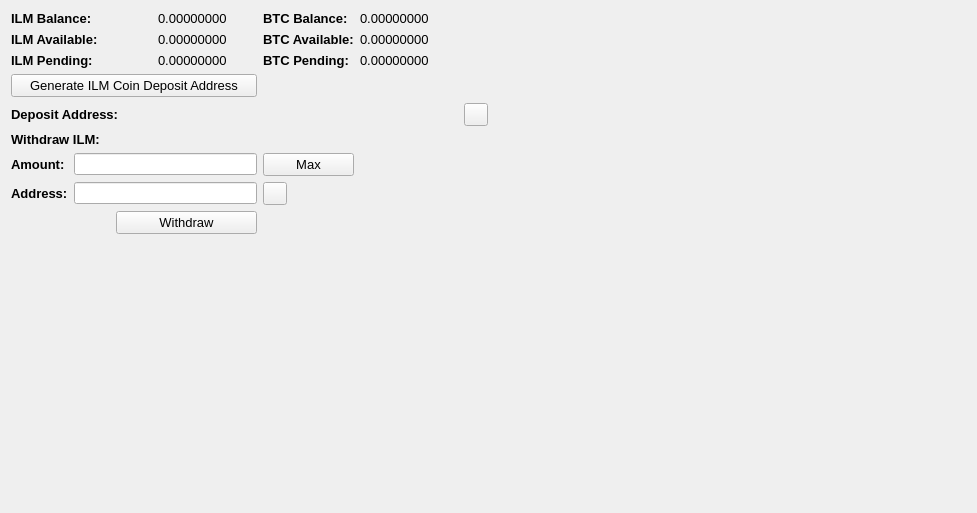
     <widget class="QWidget" name="BalanceTab">
      <attribute name="title">
       <string>Balance</string>
      </attribute>
      <layout class="QGridLayout" name="gridLayout_2">
       <item row="0" column="0" colspan="2">
        <widget class="QLabel" name="label_11">
         <property name="font">
          <font>
           <pointsize>10</pointsize>
           <weight>75</weight>
           <bold>true</bold>
          </font>
         </property>
         <property name="text">
          <string>ILM Balance:</string>
         </property>
        </widget>
       </item>
       <item row="0" column="3">
        <widget class="QLabel" name="HMBalanceLabel">
         <property name="font">
          <font>
           <pointsize>10</pointsize>
          </font>
         </property>
         <property name="text">
          <string>0.00000000</string>
         </property>
         <property name="textInteractionFlags">
          <set>Qt::LinksAccessibleByMouse|Qt::TextSelectableByMouse</set>
         </property>
        </widget>
       </item>
       <item row="0" column="4">
        <widget class="QLabel" name="label_12">
         <property name="font">
          <font>
           <pointsize>10</pointsize>
           <weight>75</weight>
           <bold>true</bold>
          </font>
         </property>
         <property name="text">
          <string>BTC Balance:</string>
         </property>
        </widget>
       </item>
       <item row="0" column="5">
        <widget class="QLabel" name="BitcoinBalanceLabel">
         <property name="font">
          <font>
           <pointsize>10</pointsize>
          </font>
         </property>
         <property name="text">
          <string>0.00000000</string>
         </property>
         <property name="textInteractionFlags">
          <set>Qt::LinksAccessibleByMouse|Qt::TextSelectableByMouse</set>
         </property>
        </widget>
       </item>
       <item row="0" column="7" rowspan="10">
        <spacer name="horizontalSpacer_4">
         <property name="orientation">
          <enum>Qt::Horizontal</enum>
         </property>
         <property name="sizeHint" stdset="0">
          <size>
           <width>478</width>
           <height>488</height>
          </size>
         </property>
        </spacer>
       </item>
       <item row="1" column="0" colspan="2">
        <widget class="QLabel" name="label_13">
         <property name="font">
          <font>
           <pointsize>10</pointsize>
           <weight>75</weight>
           <bold>true</bold>
          </font>
         </property>
         <property name="text">
          <string>ILM Available:</string>
         </property>
        </widget>
       </item>
       <item row="1" column="3">
        <widget class="QLabel" name="HMAvailableLabel_2">
         <property name="font">
          <font>
           <pointsize>10</pointsize>
          </font>
         </property>
         <property name="text">
          <string>0.00000000</string>
         </property>
         <property name="textInteractionFlags">
          <set>Qt::LinksAccessibleByMouse|Qt::TextSelectableByMouse</set>
         </property>
        </widget>
       </item>
       <item row="1" column="4">
        <widget class="QLabel" name="label_15">
         <property name="font">
          <font>
           <pointsize>10</pointsize>
           <weight>75</weight>
           <bold>true</bold>
          </font>
         </property>
         <property name="text">
          <string>BTC Available:</string>
         </property>
        </widget>
       </item>
       <item row="1" column="5">
        <widget class="QLabel" name="BitcoinAvailableLabel">
         <property name="font">
          <font>
           <pointsize>10</pointsize>
          </font>
         </property>
         <property name="text">
          <string>0.00000000</string>
         </property>
         <property name="textInteractionFlags">
          <set>Qt::LinksAccessibleByMouse|Qt::TextSelectableByMouse</set>
         </property>
        </widget>
       </item>
       <item row="2" column="0" colspan="2">
        <widget class="QLabel" name="label_14">
         <property name="font">
          <font>
           <pointsize>10</pointsize>
           <weight>75</weight>
           <bold>true</bold>
          </font>
         </property>
         <property name="text">
          <string>ILM Pending:</string>
         </property>
        </widget>
       </item>
       <item row="2" column="3">
        <widget class="QLabel" name="HMPendingLabel">
         <property name="font">
          <font>
           <pointsize>10</pointsize>
          </font>
         </property>
         <property name="text">
          <string>0.00000000</string>
         </property>
         <property name="textInteractionFlags">
          <set>Qt::LinksAccessibleByMouse|Qt::TextSelectableByMouse</set>
         </property>
        </widget>
       </item>
       <item row="2" column="4">
        <widget class="QLabel" name="label_31">
         <property name="font">
          <font>
           <pointsize>10</pointsize>
           <weight>75</weight>
           <bold>true</bold>
          </font>
         </property>
         <property name="text">
          <string>BTC Pending:</string>
         </property>
        </widget>
       </item>
       <item row="2" column="5">
        <widget class="QLabel" name="BitcoinPendingLabel">
         <property name="font">
          <font>
           <pointsize>10</pointsize>
          </font>
         </property>
         <property name="text">
          <string>0.00000000</string>
         </property>
         <property name="textInteractionFlags">
          <set>Qt::LinksAccessibleByMouse|Qt::TextSelectableByMouse</set>
         </property>
        </widget>
       </item>
       <item row="3" column="0" colspan="4">
        <widget class="QPushButton" name="GenDepositBTN">
         <property name="font">
          <font>
           <pointsize>10</pointsize>
          </font>
         </property>
         <property name="text">
          <string>Generate ILM Coin Deposit Address</string>
         </property>
        </widget>
       </item>
       <item row="4" column="0" colspan="3">
        <widget class="QLabel" name="label_33">
         <property name="font">
          <font>
           <pointsize>10</pointsize>
           <weight>75</weight>
           <bold>true</bold>
          </font>
         </property>
         <property name="text">
          <string>Deposit Address:</string>
         </property>
        </widget>
       </item>
       <item row="4" column="3" colspan="3">
        <widget class="QLabel" name="DepositAddressLabel">
         <property name="minimumSize">
          <size>
           <width>300</width>
           <height>0</height>
          </size>
         </property>
         <property name="palette">
          <palette>
           <active>
            <colorrole role="WindowText">
             <brush brushstyle="SolidPattern">
              <color alpha="255">
               <red>0</red>
               <green>0</green>
               <blue>0</blue>
              </color>
             </brush>
            </colorrole>
            <colorrole role="Text">
             <brush brushstyle="SolidPattern">
              <color alpha="255">
               <red>0</red>
               <green>0</green>
               <blue>255</blue>
              </color>
             </brush>
            </colorrole>
           </active>
           <inactive>
            <colorrole role="WindowText">
             <brush brushstyle="SolidPattern">
              <color alpha="255">
               <red>0</red>
               <green>0</green>
               <blue>0</blue>
              </color>
             </brush>
            </colorrole>
            <colorrole role="Text">
             <brush brushstyle="SolidPattern">
              <color alpha="255">
               <red>0</red>
               <green>0</green>
               <blue>255</blue>
              </color>
             </brush>
            </colorrole>
           </inactive>
           <disabled>
            <colorrole role="WindowText">
             <brush brushstyle="SolidPattern">
              <color alpha="255">
               <red>120</red>
               <green>120</green>
               <blue>120</blue>
              </color>
             </brush>
            </colorrole>
            <colorrole role="Text">
             <brush brushstyle="SolidPattern">
              <color alpha="255">
               <red>120</red>
               <green>120</green>
               <blue>120</blue>
              </color>
             </brush>
            </colorrole>
           </disabled>
          </palette>
         </property>
         <property name="font">
          <font>
           <pointsize>10</pointsize>
           <weight>75</weight>
           <bold>true</bold>
          </font>
         </property>
         <property name="text">
          <string/>
         </property>
         <property name="alignment">
          <set>Qt::AlignRight|Qt::AlignTrailing|Qt::AlignVCenter</set>
         </property>
         <property name="textInteractionFlags">
          <set>Qt::LinksAccessibleByMouse|Qt::TextSelectableByKeyboard|Qt::TextSelectableByMouse</set>
         </property>
        </widget>
       </item>
       <item row="4" column="6">
        <widget class="QToolButton" name="DepositCopyButton">
         <property name="toolTip">
          <string>Copy to clipboard</string>
         </property>
         <property name="text">
          <string/>
         </property>
         <property name="icon">
          <iconset resource="../bitcoin.qrc">
           <normaloff>:/icons/editcopy</normaloff>:/icons/editcopy</iconset>
         </property>
         <property name="shortcut">
          <string>Alt+P</string>
         </property>
        </widget>
       </item>
       <item row="5" column="0" colspan="2">
        <widget class="QLabel" name="label_34">
         <property name="font">
          <font>
           <pointsize>10</pointsize>
           <weight>75</weight>
           <bold>true</bold>
          </font>
         </property>
         <property name="text">
          <string>Withdraw ILM:</string>
         </property>
        </widget>
       </item>
       <item row="6" column="0">
        <widget class="QLabel" name="label_26">
         <property name="font">
          <font>
           <pointsize>10</pointsize>
           <weight>75</weight>
           <bold>true</bold>
          </font>
         </property>
         <property name="text">
          <string>Amount:</string>
         </property>
        </widget>
       </item>
       <item row="6" column="1" colspan="3">
        <widget class="QLineEdit" name="WithdrawUnitsInput">
         <property name="font">
          <font>
           <pointsize>9</pointsize>
           <weight>75</weight>
           <bold>true</bold>
          </font>
         </property>
         <property name="text">
          <string/>
         </property>
        </widget>
       </item>
       <item row="6" column="4">
        <widget class="QPushButton" name="Withdraw_Max_Amount">
         <property name="font">
          <font>
           <pointsize>10</pointsize>
          </font>
         </property>
         <property name="text">
          <string>Max</string>
         </property>
        </widget>
       </item>
       <item row="7" column="0">
        <widget class="QLabel" name="label_10">
         <property name="font">
          <font>
           <pointsize>10</pointsize>
           <weight>75</weight>
           <bold>true</bold>
          </font>
         </property>
         <property name="text">
          <string>Address:</string>
         </property>
        </widget>
       </item>
       <item row="7" column="1" colspan="3">
        <widget class="QLineEdit" name="WithdrawAddress">
         <property name="font">
          <font>
           <pointsize>9</pointsize>
           <weight>75</weight>
           <bold>true</bold>
          </font>
         </property>
        </widget>
       </item>
       <item row="7" column="4">
        <widget class="QToolButton" name="WithdrawPasteButton">
         <property name="toolTip">
          <string>Paste from clipboard</string>
         </property>
         <property name="text">
          <string/>
         </property>
         <property name="icon">
          <iconset resource="../bitcoin.qrc">
           <normaloff>:/icons/editpaste</normaloff>:/icons/editpaste</iconset>
         </property>
         <property name="shortcut">
          <string>Alt+P</string>
         </property>
        </widget>
       </item>
       <item row="8" column="2" colspan="2">
        <widget class="QPushButton" name="WithdrawUnitsBtn">
         <property name="font">
          <font>
           <pointsize>10</pointsize>
          </font>
         </property>
         <property name="text">
          <string>Withdraw</string>
         </property>
        </widget>
       </item>
       <item row="9" column="0" colspan="6">
        <spacer name="verticalSpacer">
         <property name="orientation">
          <enum>Qt::Vertical</enum>
         </property>
         <property name="sizeHint" stdset="0">
          <size>
           <width>428</width>
           <height>262</height>
          </size>
         </property>
        </spacer>
       </item>
      </layout>
      <zorder>label_31</zorder>
      <zorder>label_15</zorder>
      <zorder>label_12</zorder>
      <zorder>label_14</zorder>
      <zorder>label_13</zorder>
      <zorder>label_11</zorder>
      <zorder>BitcoinBalanceLabel</zorder>
      <zorder>HMBalanceLabel</zorder>
      <zorder>HMAvailableLabel_2</zorder>
      <zorder>HMPendingLabel</zorder>
      <zorder>BitcoinAvailableLabel</zorder>
      <zorder>BitcoinPendingLabel</zorder>
      <zorder>label_33</zorder>
      <zorder>GenDepositBTN</zorder>
      <zorder>DepositAddressLabel</zorder>
      <zorder>Withdraw_Max_Amount</zorder>
      <zorder>label_34</zorder>
      <zorder>WithdrawUnitsInput</zorder>
      <zorder>label_10</zorder>
      <zorder>label_26</zorder>
      <zorder>WithdrawAddress</zorder>
      <zorder>WithdrawUnitsBtn</zorder>
      <zorder>horizontalSpacer_4</zorder>
      <zorder>verticalSpacer</zorder>
      <zorder>WithdrawPasteButton</zorder>
      <zorder>DepositCopyButton</zorder>
     </widget>
